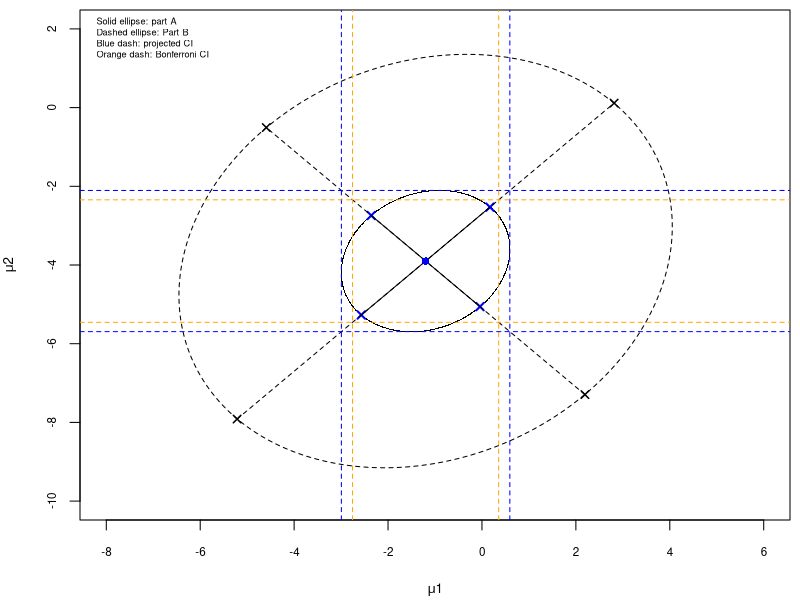

Here is the R script that generated this plot:
# QUIZ 1 - QUESTION 3
# A. GILL

library("ellipse")

par(mar = c(4, 4, 0.5, 0.5))  

n <- 12
p = 2
xbar <- cbind(c(-1.2, -3.9))
S <- rbind(c(6,1), c(1,6))
Sinv <- solve(S)

# PART A - confidence ellipsoid at level 90%

alpha <- 0.1
S.eig <- eigen(S)
scale <- p*(n-1)*qf(1-alpha, p, n-p)/(n*(n-p))

print("PART A")

# major axis endpoints
(major_pt1 <- xbar - S.eig$vectors[,1] * sqrt(S.eig$values[1]*scale))
(major_pt2 <- xbar + S.eig$vectors[,1] * sqrt(S.eig$values[1]*scale))

# minor axis endpoints
(minor_pt1 <- xbar - S.eig$vectors[,2] * sqrt(S.eig$values[2]*scale))
(minor_pt2 <- xbar + S.eig$vectors[,2] * sqrt(S.eig$values[2]*scale))

# vector of x-coordinates for major axis
major_xvals <- c(major_pt1[1], major_pt2[1])

# vector of y-coordinates for major axis
major_yvals <- c(major_pt1[2], major_pt2[2])

# vector of x-coordinates for minor axis
minor_xvals <- c(minor_pt1[1], minor_pt2[1])

# vector of y-coordinates for minor axis
minor_yvals <- c(minor_pt1[2], minor_pt2[2])

# plot ellipse and major and minor axes
plot(ellipse(cov2cor(S), centre=c(-1.2, -3.9), t=qt(1-alpha/2, n-1), npoints=1000), 
     pch=".", cex.lab=.8, cex.axis=.7, xlim=c(-8,6), ylim=c(-10,2),
     xlab=expression(mu*"1"), ylab=expression(mu*"2"))
points(c(major_xvals,minor_xvals), c(major_yvals,minor_yvals), 
     pch=4, col="blue", lwd=2)
lines(major_xvals, major_yvals)
lines(minor_xvals, minor_yvals)
points(xbar[1], xbar[2], pch=16, col="blue")

# PART B - confidence ellipsoid for known variance
# everything stays the same except for the scale

scale <- qchisq(1-alpha, p)

print("PART B")

# major axis endpoints
(major_pt1 <- xbar - S.eig$vectors[,1] * sqrt(S.eig$values[1]*scale))
(major_pt2 <- xbar + S.eig$vectors[,1] * sqrt(S.eig$values[1]*scale))

# minor axis endpoints
(minor_pt1 <- xbar - S.eig$vectors[,2] * sqrt(S.eig$values[2]*scale))
(minor_pt2 <- xbar + S.eig$vectors[,2] * sqrt(S.eig$values[2]*scale))

# vector of x-coordinates for major axis
major_xvals <- c(major_pt1[1], major_pt2[1])

# vector of y-coordinates for major axis
major_yvals <- c(major_pt1[2], major_pt2[2])

# vector of x-coordinates for minor axis
minor_xvals <- c(minor_pt1[1], minor_pt2[1])

# vector of y-coordinates for minor axis
minor_yvals <- c(minor_pt1[2], minor_pt2[2])

# plot major and minor axes
lines(ellipse(cov2cor(S), centre=c(-1.2, -3.9), scale=c(sqrt(qchisq(1-alpha, p)),sqrt(qchisq(1-alpha, p))), npoints=1000), pch=".", cex=1, lty="dashed")
points(c(major_xvals,minor_xvals), c(major_yvals,minor_yvals), pch=4, lwd=1.5)
lines(major_xvals, major_yvals, lty="dashed")
lines(minor_xvals, minor_yvals, lty="dashed")
points(xbar[1], xbar[2], pch=16, col="blue")

# PART C - projection to get confidence interval

# change back to Part A scale
scale <- p*(n-1)*qf(1-alpha, p, n-p)/(n*(n-p))

print("PART C")

# for variable x1
l_x1 <- c(1,0)
(x1_ci_low <- c(crossprod(l_x1, xbar)) - sqrt(scale * t(l_x1) %*% S %*% l_x1))
(x1_ci_high <- c(crossprod(l_x1, xbar)) + sqrt(scale * t(l_x1) %*% S %*% l_x1))

# for variable x2
l_x2 <- c(0,1)
(x2_ci_low <- c(crossprod(l_x2, xbar)) - sqrt(scale * t(l_x2) %*% S %*% l_x2))
(x2_ci_high <- c(crossprod(l_x2, xbar)) + sqrt(scale * t(l_x2) %*% S %*% l_x2))

# plot x1 CI as vertical lines
# plot x2 CI as horizontal lines
abline(v=c(x1_ci_low, x1_ci_high), col="blue", lty="dashed")
abline(h=c(x2_ci_low, x2_ci_high), col="blue", lty="dashed")

# PART D - Bonferroni method to get confidence intervals
# adapt Part C to do this efficiently

m <- 2*p

scale <- qt(1-alpha/m, n-1)

print("PART D")

# for variable x1
l_x1 <- c(1,0)
(x1_ci_low <- c(crossprod(l_x1, xbar)) - scale*sqrt(t(l_x1) %*% S %*% l_x1 / n))
(x1_ci_high <- c(crossprod(l_x1, xbar)) + scale*sqrt(t(l_x1) %*% S %*% l_x1 / n))

# for variable x2
l_x2 <- c(0,1)
(x2_ci_low <- c(crossprod(l_x2, xbar)) - scale*sqrt(t(l_x2) %*% S %*% l_x2 / n))
(x2_ci_high <- c(crossprod(l_x2, xbar)) + scale*sqrt(t(l_x2) %*% S %*% l_x2 / n))

# plot x1 CI as vertical lines
# plot x2 CI as horizontal lines
abline(v=c(x1_ci_low, x1_ci_high), col="orange", lty="dashed")
abline(h=c(x2_ci_low, x2_ci_high), col="orange", lty="dashed")

# add legend for all 4 parts
legend(
    x="topleft",
    legend=c("Solid ellipse: part A", "Dashed ellipse: Part B",
             "Blue dash: projected CI", "Orange dash: Bonferroni CI"),
    bty='n',
    cex=0.55
)
